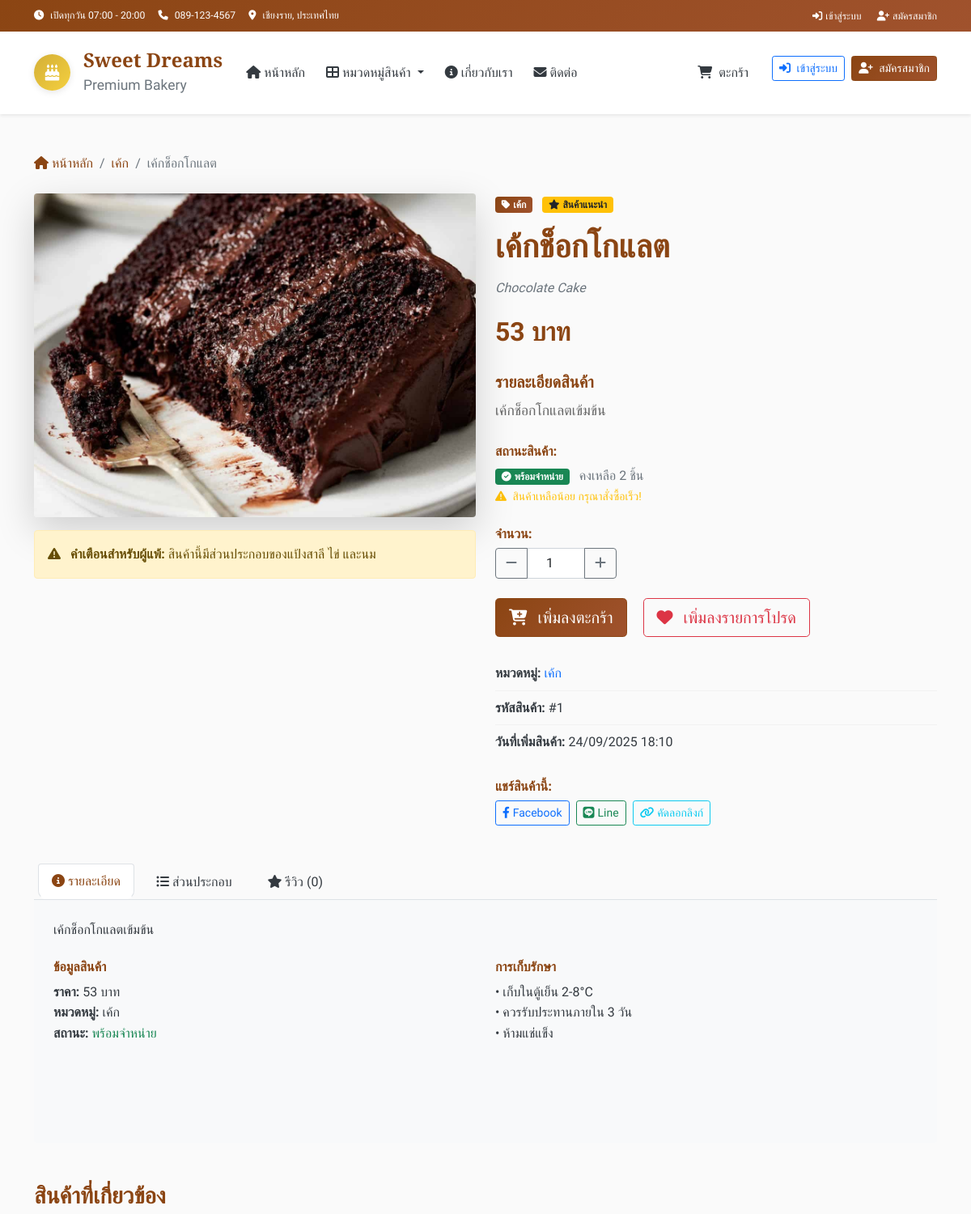
The page /product/1 (upper part) on the database as committed earlier.
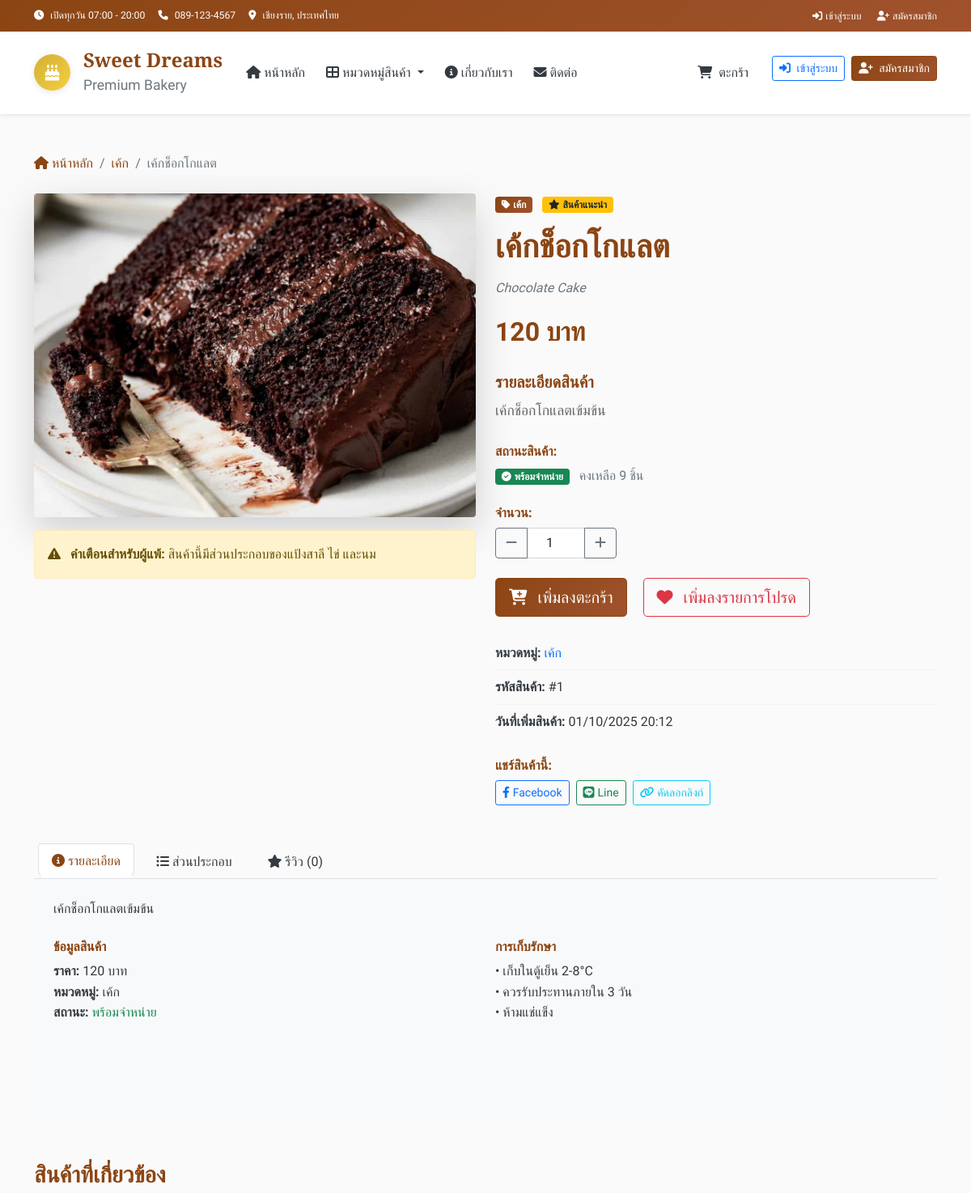
The same page on the database as committed later.
### tables this page shows
CREATE TABLE products (
        id INTEGER PRIMARY KEY AUTOINCREMENT,
        name TEXT NOT NULL,
        name_en TEXT,
        description TEXT,
        price DECIMAL(10,2) NOT NULL,
        image TEXT,
        category_id INTEGER,
        is_available BOOLEAN DEFAULT 1,
        is_featured BOOLEAN DEFAULT 0,
        stock_quantity INTEGER DEFAULT 0,
        created_at TIMESTAMP DEFAULT CURRENT_TIMESTAMP,
        FOREIGN KEY (category_id) REFERENCES categories (id)
    );

### app.py (the view)
@app.route('/product/<int:product_id>')
def product_detail(product_id):
    product = get_product_by_id(product_id)
    if not product:
        flash('ไม่พบสินค้าที่ต้องการ')
        return redirect(url_for('index'))
    return render_template('product_detail.html', product=product)

### app.py (called while the page is built)
@app.template_filter('to_bangkok')
def to_bangkok_filter(value, fmt='%d/%m/%Y %H:%M'):
    if not value:
        return "N/A"
    if isinstance(value, str):
        try:
            value = datetime.fromisoformat(value)
        except ValueError:
            return value
    dt = value.replace(tzinfo=ZoneInfo("UTC")).astimezone(ZoneInfo("Asia/Bangkok"))
    return dt.strftime(fmt)

def get_db_connection():
    conn = sqlite3.connect(DB_NAME)
    conn.row_factory = sqlite3.Row
    return conn

def get_categories():
    conn = get_db_connection()
    categories = conn.execute(
        "SELECT * FROM categories ORDER BY display_order"
    ).fetchall()
    conn.close()
    return categories

def get_product_by_id(product_id):
    conn = get_db_connection()
    product = conn.execute("""
        SELECT p.*, c.name as category_name
        FROM products p
        JOIN categories c ON p.category_id = c.id
        WHERE p.id = ?
    """, (product_id,)).fetchone()
    conn.close()
    return product

### templates/product_detail.html (shortened to what the changed rows need)
{% extends "layout.html" %}
{% block content %}
<div class="container py-5">
    <nav aria-label="breadcrumb" class="mb-4">
        <ol class="breadcrumb">
            <li class="breadcrumb-item">
                <a href="{{ url_for('index') }}" class="text-decoration-none">
                </a>
            </li>
            <li class="breadcrumb-item">
                <a href="{{ url_for('category_by_id', category_id=product.category_id) }}" class="text-decoration-none">
                </a>
            </li>
            <li class="breadcrumb-item active">{{ product.name }}</li>
        </ol>
    </nav>
    <div class="row">
        <div class="col-lg-6 mb-4">
            <div class="product-image-container">
                {% if product.image %}
                    <img src="{{ url_for('static', filename='images/products/' + product.image) }}"
                         alt="{{ product.name }}"
                         class="img-fluid rounded shadow-lg main-product-image"
                         id="main-image">
                {% else %}
                    <div class="no-image-placeholder">
                        <i class="fas fa-birthday-cake fa-5x text-muted"></i>
                        <p class="text-muted mt-3">ไม่มีรูปภาพ</p>
                    </div>
                {% endif %}
                <div class="alert alert-warning mt-3">
                    <i class="fas fa-exclamation-triangle me-2"></i>
                    <strong>คำเตือนสำหรับผู้แพ้:</strong> สินค้านี้มีส่วนประกอบของแป้งสาลี ไข่ และนม
                </div>
            </div>
        </div>
        <div class="col-lg-6">
            <div class="product-details">
                <span class="badge bg-primary mb-3">
                    <i class="fas fa-tag me-1"></i>{{ product.category_name }}
                </span>
                {% if product.is_featured %}
                <span class="badge bg-warning text-dark mb-3 ms-2">
                    <i class="fas fa-star me-1"></i>สินค้าแนะนำ
                </span>
                {% endif %}
                <h1 class="product-title mb-3">{{ product.name }}</h1>
                {% if product.name_en %}
                <p class="text-muted mb-3"><em>{{ product.name_en }}</em></p>
                {% endif %}
                <div class="price-section mb-4">
                    <span class="current-price">{{ "%.0f"|format(product.price) }} บาท</span>
                </div>
                {% if product.description %}
                <div class="description-section mb-4">
                    <h5>รายละเอียดสินค้า</h5>
                    <p class="product-description">{{ product.description }}</p>
                </div>
                {% endif %}
                <div class="stock-section mb-4">
                    <h6>สถานะสินค้า:</h6>
                    {% if product.stock_quantity > 0 %}
                        <span class="badge bg-success">
                            <i class="fas fa-check-circle me-1"></i>พร้อมจำหน่าย
                        </span>
                        <span class="text-muted ms-2">คงเหลือ {{ product.stock_quantity }} ชิ้น</span>
                        {% if product.stock_quantity <= 5 %}
                        <br>
                        <small class="text-warning">
                            <i class="fas fa-exclamation-triangle me-1"></i>
                            สินค้าเหลือน้อย กรุณาสั่งซื้อเร็ว!
                        </small>
                        {% endif %}
                    {% else %}
                        <span class="badge bg-danger">
                            <i class="fas fa-times-circle me-1"></i>สินค้าหมด
                        </span>
                    {% endif %}
                </div>
                {% if product.stock_quantity > 0 %}
                <div class="quantity-section mb-4">
                    <h6>จำนวน:</h6>
                    <div class="input-group" style="max-width: 150px;">
                    </div>
                </div>
                <div class="action-buttons mb-4">
                    <button class="btn btn-primary btn-lg me-3 add-to-cart-detail"
                            data-product-id="{{ product.id }}"
                            data-product-name="{{ product.name }}"
                            data-product-price="{{ product.price }}">
                    </button>
                    <button class="btn btn-outline-danger btn-lg" id="add-to-wishlist">
                    </button>
                </div>
                {% endif %}
                <div class="product-info">
                    <div class="info-item">
                        <strong>หมวดหมู่:</strong>
                        <a href="{{ url_for('category_by_id', category_id=product.category_id) }}" class="text-decoration-none">{{ product.category_name }}</a>
                    </div>
                    <div class="info-item">
                        <strong>รหัสสินค้า:</strong> #{{ product.id }}
                    </div>
                    {% if product.created_at %}
                    <div class="info-item">
                        <strong>วันที่เพิ่มสินค้า:</strong> {{ product.created_at|to_bangkok }}
                    </div>
                    {% endif %}
                </div>
                <div class="share-section mt-4">
                    <h6>แชร์สินค้านี้:</h6>
                    <div class="d-flex gap-2">
                    </div>
                </div>
            </div>
        </div>
    </div>
    <div class="row mt-5">
        <div class="col-12">
            <div class="tab-content p-4 bg-light rounded-bottom">
                <div class="tab-pane fade show active" id="description">
                    {% if product.description %}
                        <p>{{ product.description }}</p>
                    {% else %}
                        <p class="text-muted">ไม่มีรายละเอียดเพิ่มเติม</p>
                    {% endif %}
                    <div class="row mt-4">
                        <div class="col-md-6">
                            <ul class="list-unstyled">
                                <li><strong>ราคา:</strong> {{ "%.0f"|format(product.price) }} บาท</li>
                                <li><strong>หมวดหมู่:</strong> {{ product.category_name }}</li>
                                <li><strong>สถานะ:</strong>
                                    {% if product.stock_quantity > 0 %}
                                        <span class="text-success">พร้อมจำหน่าย</span>
                                    {% else %}
                                        <span class="text-danger">หมดชั่วคราว</span>
                                    {% endif %}
                                </li>
                            </ul>
                        </div>
                        <div class="col-md-6">
                        </div>
                    </div>
                </div>
            </div>
        </div>
    </div>
</div>
{% endblock %}

Rows that differ between the two databases and show on the page:
changed products "เค้กช็อกโกแลต": price "53" → "120"; stock_quantity "2" → "9"; created_at|to_bangkok "24/09/2025 18:10" → "01/10/2025 20:12"
Other text that changed with them:
text no longer shown: "สินค้าเหลือน้อย กรุณาสั่งซื้อเร็ว!"
